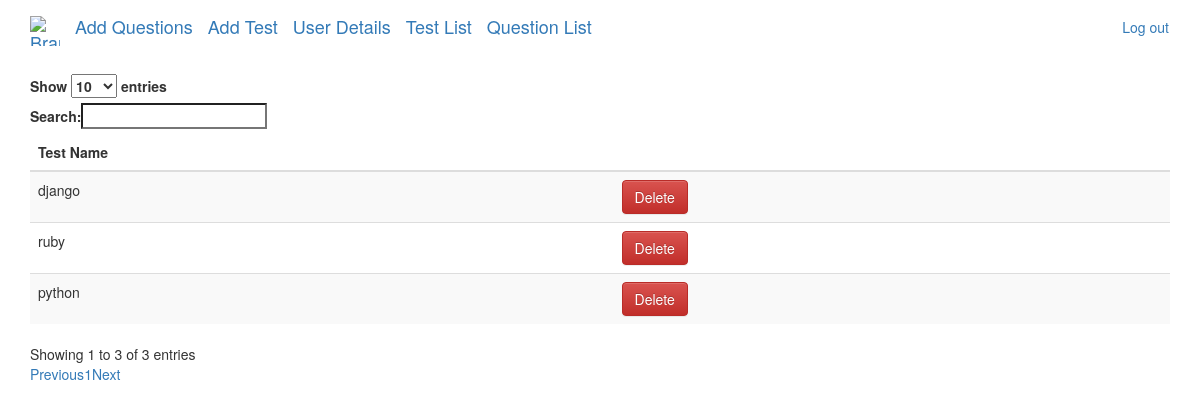
Page /all_test_list (signed in) on the earlier database version.
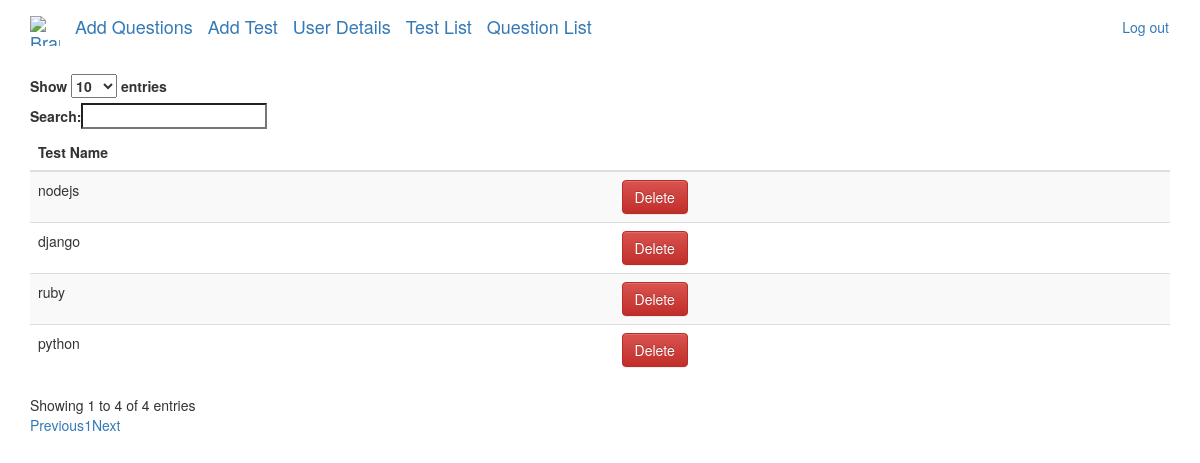
Same page on the later database version.
### exam/models.py (models this page shows, shortened)
class Test(models.Model):
    test_name = models.CharField(max_length=60,unique=True)
    questions = models.ManyToManyField(Question)

### exam/decorators.py (the view)
    def wrap(request, *args, **kwargs):
        if request.user.is_authenticated:
            return function(request, *args, **kwargs)
        else:
            return redirect('AdminLogin')

### exam/views.py (called while the page is built)
@admin_is_logged_in
def Alltestlist(request):
    model = Test
    tests = model.objects.all().order_by('-id')[:]
    context = {'tests':tests}
    return render(request,"exam/all_test_list.html",context)

### exam/templates/exam/all_test_list.html (shortened to what this page needs)
<!DOCTYPE html>
<html lang="en">
<head>
    <link rel="stylesheet" href="https://maxcdn.bootstrapcdn.com/bootstrap/3.3.7/css/bootstrap.min.css">
    <link rel="stylesheet" href="https://maxcdn.bootstrapcdn.com/bootstrap/3.3.7/css/bootstrap-theme.min.css">
    <link rel="stylesheet" href="https://cdn.datatables.net/1.10.24/css/dataTables.bootstrap.min.css">
</head>
<body>
  <nav class="navbar  mynav" role="navigation" id="navbar">
    <div class="container">
        <a class="navbar-brand mynav" href="#">
            <img alt="Brand" width="30" height="30" src="https://i.fbcd.co/products/resized/resized-750-500/3f621b61843917703025a638d02a45375ef25f1e4b288e8bf3c66c698d976220.jpg">
        </a>
        <a class="navbar-brand mynav" href="{% url 'AddQuestion' %}">Add Questions</a>
        <a class="navbar-brand mynav" href="{% url 'AddTest' %}">Add Test</a>
        <a class="navbar-brand mynav" href="{% url 'UserList' %}">User Details</a>
        <a class="navbar-brand mynav" href="{% url 'AllTestList' %}">Test List</a>
        <a class="navbar-brand mynav" href="{% url 'AllQuestionList' %}">Question List</a>
        <ul class="nav navbar-nav navbar-right">
            <li><a href="{% url 'logout' %}" class="btn btn-simple">Log out</a></li>
        </ul>
    </div>
    </nav>
    <div class="container">
        <table id="example" class="table table-striped" style="width:100%">
            <thead>
              <tr>
                <th scope="col">Test Name</th>
                <th scope="col"></th>
              </tr>
            </thead>
            <tbody>
              {%for test in tests%}
                <tr>
                  <td>{{test.test_name}}</td>
                  <td><a class="btn btn-danger" href="{% url 'DeleteTest' test.id%}" role="button">Delete</a> </td>
                </tr>
                {%endfor%}
              </tbody>
            </table>
            </div>
</body>
</html>

Differences in the rows shown:
added Test: test_name "nodejs"
Other differences:
text written by a page script: "Show entries Search: Showing 1 to 3 of 3 entries Previous 1 Next" → "Show entries Search: Showing 1 to 4 of 4 entries Previous 1 Next"
